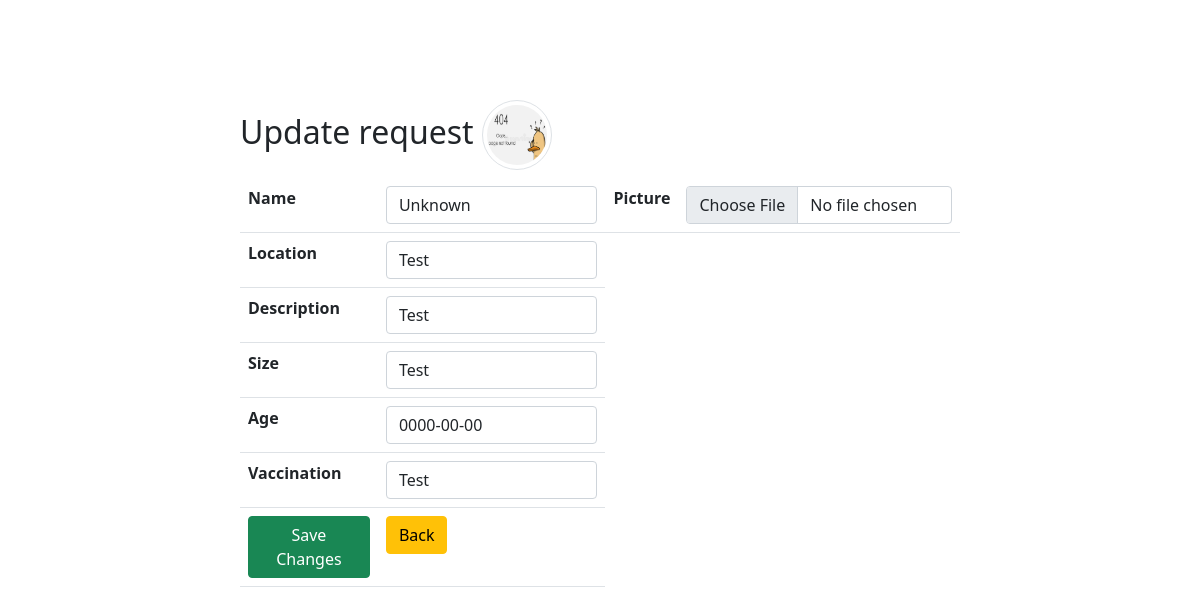
The app's page /animals/update.php?id=32 (signed in) with its own data.
### tables this page shows
CREATE TABLE `animals` (
  `animal_id` int(11) NOT NULL,
  `name` varchar(100) NOT NULL,
  `picture` varchar(100) NOT NULL,
  `location` varchar(100) NOT NULL,
  `description` varchar(255) NOT NULL,
  `size` varchar(100) NOT NULL,
  `age` date NOT NULL,
  `vaccination` varchar(50) NOT NULL,
  `status` varchar(15) NOT NULL
);

### animals/update.php (the view, shortened to what this page needs)
<?php
require_once '../components/db_connect.php';
if ($_GET['id']) {
    $id = $_GET['id'];
    $sql = "SELECT * FROM animals WHERE animal_id = {$id}";
    $result = mysqli_query($connect, $sql);
    if (mysqli_num_rows($result) == 1) {
        $data = mysqli_fetch_assoc($result);
        $name = $data['name'];
        $location = $data['location'];
        $picture = $data['picture'];
        $description = $data['description'];
        $size = $data['size'];
        $age = $data['age'];
        $vaccination = $data['vaccination'];
    } else {
        header("location: error.php");
    }
} else {
    header("location: error.php");
}
?>
<!DOCTYPE html>
<html>
<head>
    <?php require_once '../components/boot.php' ?>
</head>
<body>
    <fieldset>
        <legend class='h2'>Update request <img class='img-thumbnail rounded-circle' src='../pictures/<?php echo $picture ?>' alt="<?php echo $name ?>"></legend>
        <form action="actions/a_update.php" method="post" enctype="multipart/form-data">
            <table class="table">
            <tr>
                <th>Name</th>
                    <td><input class='form-control' type="text" name="name" placeholder="Name" value="<?php echo $name ?>" /></td>
                <th>Picture</th>
                    <td><input class="form-control" type="file" name="picture" /></td>
                </tr>
                <tr>
                <th>Location</th>
                    <td><input class='form-control' type="text" name="location" placeholder="Location" value="<?php echo $location ?>"  /></td>
                </tr>
                <tr>
                <th>Description</th>
                    <td><input class='form-control' type="text" name="description" placeholder="Description" value="<?php echo $description ?>"/></td>
                </tr>
                <tr>
                <th>Size</th>
                    <td><input class='form-control' type="text" name="size" placeholder="Size" value="<?php echo $size ?>" /></td>
                </tr>
                <tr>
                <th>Age</th>
                    <td><input class='form-control' type="text" name="age" placeholder="Age" sort= any value="<?php echo $age ?>" /></td>
                </tr>
                <tr>
                <th>Vaccination</th>
                    <td><input class='form-control' type="text" name="vaccination" placeholder="Vaccination" value="<?php echo $vaccination ?>" /></td>
                </tr>
                <tr>
                    <td><button class="btn btn-success" type="submit">Save Changes</button></td>
                    <td><a href="index.php"><button class="btn btn-warning" type="button">Back</button></a></td>
                </tr>
            </table>
        </form>
    </fieldset>
</body>
</html>

### animals/update.php (style rules this page uses)
fieldset { margin: auto; margin-top: 100px; width: 60%; }
.img-thumbnail { width: 70px !important; height: 70px !important; }

### records on screen
animals: picture (placeholder picture), name "Unknown", location "Test", description "Test", size "Test", age "0000-00-00", vaccination "Test"
